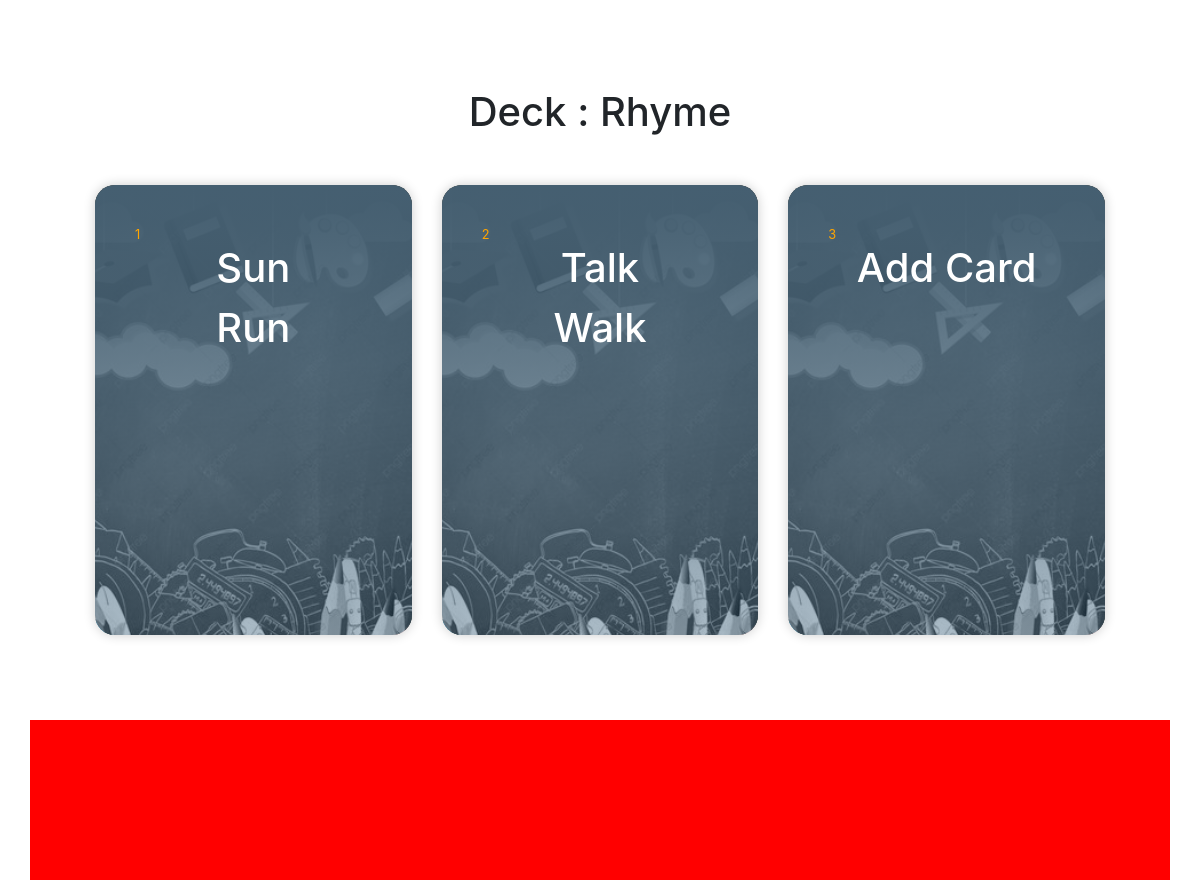
Screenshot of /deck/2/2/edit with the database file from the repository.
### models.py (models this page shows)
class Decks(db.Model):
	__tablename__ = 'deck'
	deck_no = db.Column(db.Integer, primary_key=True,autoincrement=True)
	deck_name = db.Column(db.String, unique = True)

	class FlashCardsMaker(db.Model):
		__tablename__ = deckName
		sl_no = db.Column(db.Integer,primary_key=True,autoincrement=True)
		card_word = db.Column(db.String)
		card_ans = db.Column(db.String)

### app.py (the view)
@app.route("/deck/<user_id>/<deck_no>/edit", methods=["GET","POST"])
def editdeck(user_id, deck_no):
	deck = Decks.query.filter_by(deck_no = deck_no).first()
	deckName = deck.deck_name
	cards = deck_dict[deckName].query.filter_by()
	card_info = {i.sl_no:[i.card_word.capitalize(), i.card_ans.capitalize()] for i in cards}
	return render_template("editdeck.html", num = len(card_info),user_id=user_id, deck_name=deckName.capitalize(), card_info=card_info, deck_no= deck_no)

### templates/editdeck.html (shortened to what this page needs)
<html>
<head>
    <link href="https://maxcdn.bootstrapcdn.com/bootstrap/4.1.1/css/bootstrap.min.css" rel="stylesheet" id="bootstrap-css">
    <link href="{{url_for('static',filename='editdeck.css')}}" rel="stylesheet" id="login-css">
</head>
<body>
    <div class="container upper">
        <p><a href="/deck/{{user_id}}">BACK</a></p>
        <br><br>
        <h1>Deck : {{deck_name}}</h1>
    </div>
    <section class="wrapper">
        <div class="container middle">
            {% for row in range((num+1)//3+1) %}
            <div class="row" padding="20px">
                {% for col in range(3) %} {%if (row*3 + col
                < num)%} <div class="col-md-4">
                    <div class="card text-white card-has-bg click-col" style="background-image:url({{ url_for('static',filename='bgimg.jpg') }});">
                        <div class="card-img-overlay d-flex flex-column">
                            <div class="card-body">
                                <small class="card-meta mb-2">{{row * 3 + col + 1}}</small>
                                <h1 class="card-title mt-0 "><a class="text-white">{{card_info.get(row * 3 + col + 1)[0]}}</a></h1>
                                <h1 class="card-title mt-0 "><a class="text-white">{{card_info.get(row * 3 + col + 1)[1]}}</a></h1>
                            </div>
                        </div>
                    </div>
            </div>
            {% endif %} {%if (row*3 + col == num)%}
            <div class="col-md-4">
                <div class="card text-white card-has-bg click-col" style="background-image:url({{ url_for('static',filename='bgimg.jpg') }});">
                    <div class="card-img-overlay d-flex flex-column">
                        <div class="card-body">
                            <small class="card-meta mb-2">{{row * 3 + col + 1}}</small>
                            <h1 class="card-title mt-0 "><a class="text-white">Add Card</a></h1>
                        </div>
                    </div>
                </div>
            </div>
            {% endif %} {% endfor %}
        </div>
        {% endfor %}
        </div>
    </section>
    <div class="container lower">
    </div>
</body>
</html>

### static/editdeck.css (style rules this page uses)
body { background-color: #ffffff; }
.wrapper { margin: 10vh; }
.card { border: none; transition: all 500ms cubic-bezier(0.19, 1, 0.22, 1); overflow: hidden; border-radius: 20px; min-height: 450px; box-shadow: 0 0 12px 0 rgba(0, 0, 0, 0.2); }
.card.card-has-bg { transition: all 500ms cubic-bezier(0.19, 1, 0.22, 1); background-size: 120%; background-repeat: no-repeat; background-position: center center; }
.card.card-has-bg:before { content: ""; position: absolute; top: 0; right: 0; bottom: 0; left: 0; background: inherit; -webkit-filter: grayscale(1); -moz-filter: grayscale(100%); -ms-filter: grayscale(100%); -o-filter: grayscale(100%); filter: grayscale(100%); }
.card .card-meta { color: orange; }
.card .card-body { transition: all 500ms cubic-bezier(0.19, 1, 0.22, 1); }
.card .card-img-overlay { transition: all 800ms cubic-bezier(0.19, 1, 0.22, 1); background: #234f6d; background: linear-gradient(0deg, rgba(35, 79, 109, 0.3785889356) 0%, #455f71 100%); }
.row { padding-top: 25px; padding-bottom: 25px; }
a { text-decoration: none; color: white; }
h1 { text-align: center; }
.upper { height: 10vh; }
.middle { height: 60vh; }
.lower { background-color: red; height: 20vh; }

### rows the page displays
Decks: deck_name "Rhyme"
FlashCardsMaker: row*3+col+1 "1", card_info.get(row*3+col+1)[0] "Sun", card_info.get(row*3+col+1)[1] "Run"
FlashCardsMaker: row*3+col+1 "2", card_info.get(row*3+col+1)[0] "Talk", card_info.get(row*3+col+1)[1] "Walk"

### other values shown
{{ row * 3 + col + 1 }} "3"
